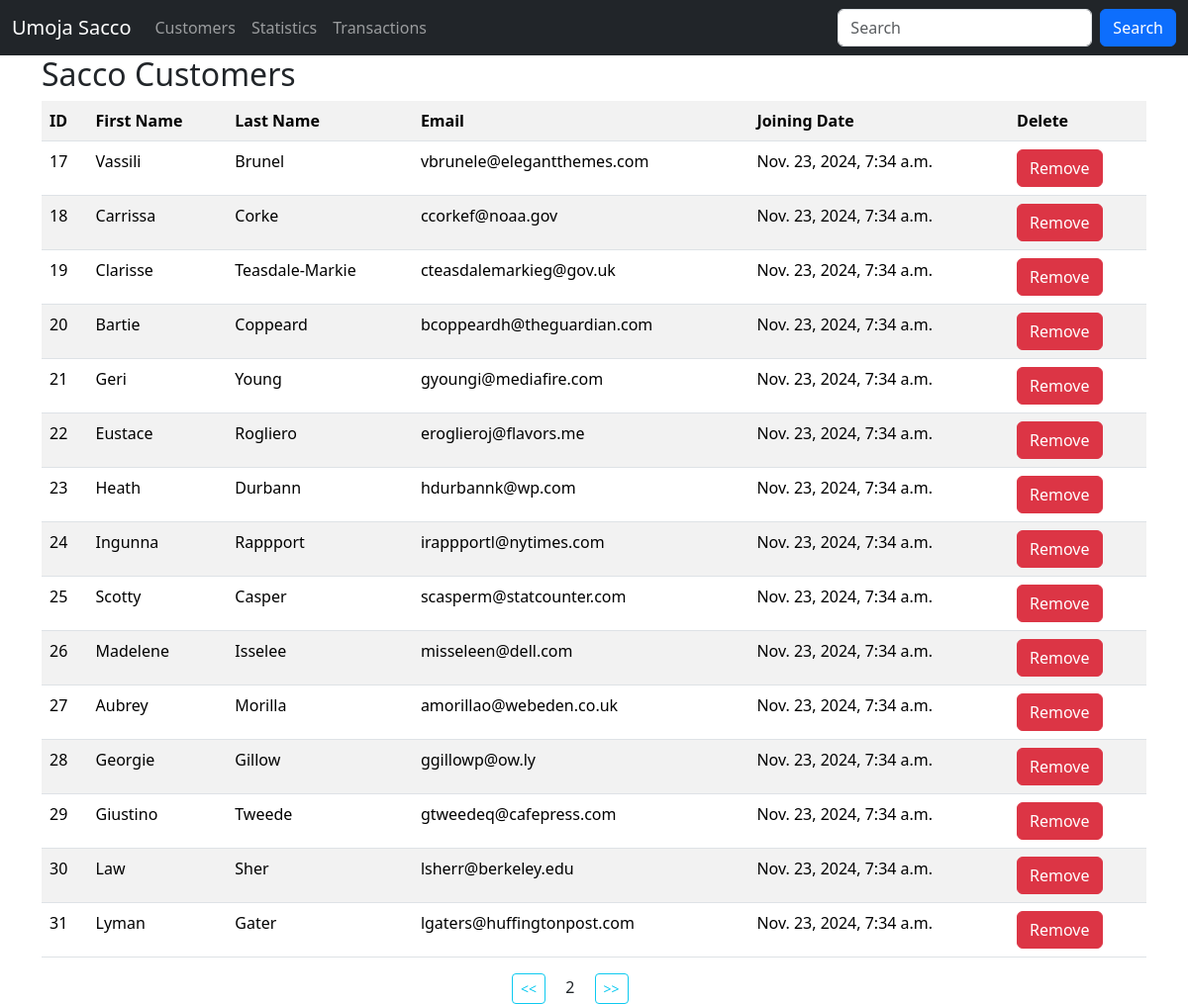
Screenshot of /?page=2 with the database file from the repository.
### sacco/models.py (models this page shows, shortened)
class Customer(models.Model):
    first_name = models.CharField(max_length=60)
    last_name = models.CharField(max_length=60)
    email = models.EmailField(unique=True)
    dob = models.DateField()
    gender = models.CharField(max_length=11)
    weight = models.IntegerField(default=0)
    created_at = models.DateTimeField(auto_now_add=True)
    updated_at = models.DateField(auto_now=True)
    class Meta:
        db_table = 'customers'

### sacco/views.py (the view)
# urls.py: path('', views.customers, name='customers'),
def customers(request):
    data = Customer.objects.all().order_by('id').values() #ORM -- object relational matter select * from customers
    paginator = Paginator(data, 15)
    page_number = request.GET.get('page', 1)
    try:
        paginated_data = paginator.page(page_number)
    except PageNotAnInteger | EmptyPage:
        paginated_data = paginator.page(1)
    return render(request, 'customers.html', {"data": paginated_data})

### templates/customers.html (shortened to what this page needs)
{% extends 'layout.html' %}
{% block content %}
    <div class="container">
        <h2>Sacco Customers </h2>
        <table class="table table-striped">
            <tr>
                <th>ID</th>
                <th>First Name</th>
                <th>Last Name</th>
                <th>Email</th>
                <th>Joining Date</th>
                <th>Delete</th>
            </tr>
            {% for customer in data.object_list %}
                <tr>
                    <td>{{ customer.id }}</td>
                    <td>{{ customer.first_name }}</td>
                    <td>{{ customer.last_name }}</td>
                    <td>{{ customer.email }}</td>
                    <td>{{ customer.created_at }}</td>
                    <td>
                        <a class="btn btn-danger" href="{% url 'delete_customer' customer.id %}">Remove</a>
                    </td>
                </tr>
            {% empty %}
                <p>No customers in the sacco</p>
            {% endfor %}
        </table>
        <div class="row justify-content-center">
            <div class="col-sm-2">
                {% if data.has_previous %}
                    <a class="btn btn-outline-info btn-sm" href="?page={{ data.previous_page_number }}"> << </a>
                {% endif %}
                <span class="mx-3" >{{data.number}}</span>
                {% if data.has_next %}
                    <a class="btn btn-outline-info btn-sm" href="?page={{ data.next_page_number }}"> >> </a>
                {% endif %}
            </div>
        </div>
    </div>
{% endblock content %}

### rows the page displays
Customer: id "17", first_name "Vassili", last_name "Brunel", email "vbrunele@elegantthemes.com", created_at "Nov. 23, 2024, 7:34 a.m."
Customer: id "18", first_name "Carrissa", last_name "Corke", email "ccorkef@noaa.gov", created_at "Nov. 23, 2024, 7:34 a.m."
Customer: id "19", first_name "Clarisse", last_name "Teasdale-Markie", email "cteasdalemarkieg@gov.uk", created_at "Nov. 23, 2024, 7:34 a.m."
Customer: id "20", first_name "Bartie", last_name "Coppeard", email "bcoppeardh@theguardian.com", created_at "Nov. 23, 2024, 7:34 a.m."
Customer: id "21", first_name "Geri", last_name "Young", email "gyoungi@mediafire.com", created_at "Nov. 23, 2024, 7:34 a.m."
Customer: id "22", first_name "Eustace", last_name "Rogliero", email "eroglieroj@flavors.me", created_at "Nov. 23, 2024, 7:34 a.m."
Customer: id "23", first_name "Heath", last_name "Durbann", email "hdurbannk@wp.com", created_at "Nov. 23, 2024, 7:34 a.m."
Customer: id "24", first_name "Ingunna", last_name "Rappport", email "irappportl@nytimes.com", created_at "Nov. 23, 2024, 7:34 a.m."
Customer: id "25", first_name "Scotty", last_name "Casper", email "scasperm@statcounter.com", created_at "Nov. 23, 2024, 7:34 a.m."
Customer: id "26", first_name "Madelene", last_name "Isselee", email "misseleen@dell.com", created_at "Nov. 23, 2024, 7:34 a.m."
Customer: id "27", first_name "Aubrey", last_name "Morilla", email "amorillao@webeden.co.uk", created_at "Nov. 23, 2024, 7:34 a.m."
Customer: id "28", first_name "Georgie", last_name "Gillow", email "ggillowp@ow.ly", created_at "Nov. 23, 2024, 7:34 a.m."
Customer: id "29", first_name "Giustino", last_name "Tweede", email "gtweedeq@cafepress.com", created_at "Nov. 23, 2024, 7:34 a.m."
Customer: id "30", first_name "Law", last_name "Sher", email "lsherr@berkeley.edu", created_at "Nov. 23, 2024, 7:34 a.m."
Customer: id "31", first_name "Lyman", last_name "Gater", email "lgaters@huffingtonpost.com", created_at "Nov. 23, 2024, 7:34 a.m."

### other values shown
{{ data.number }} "2"
